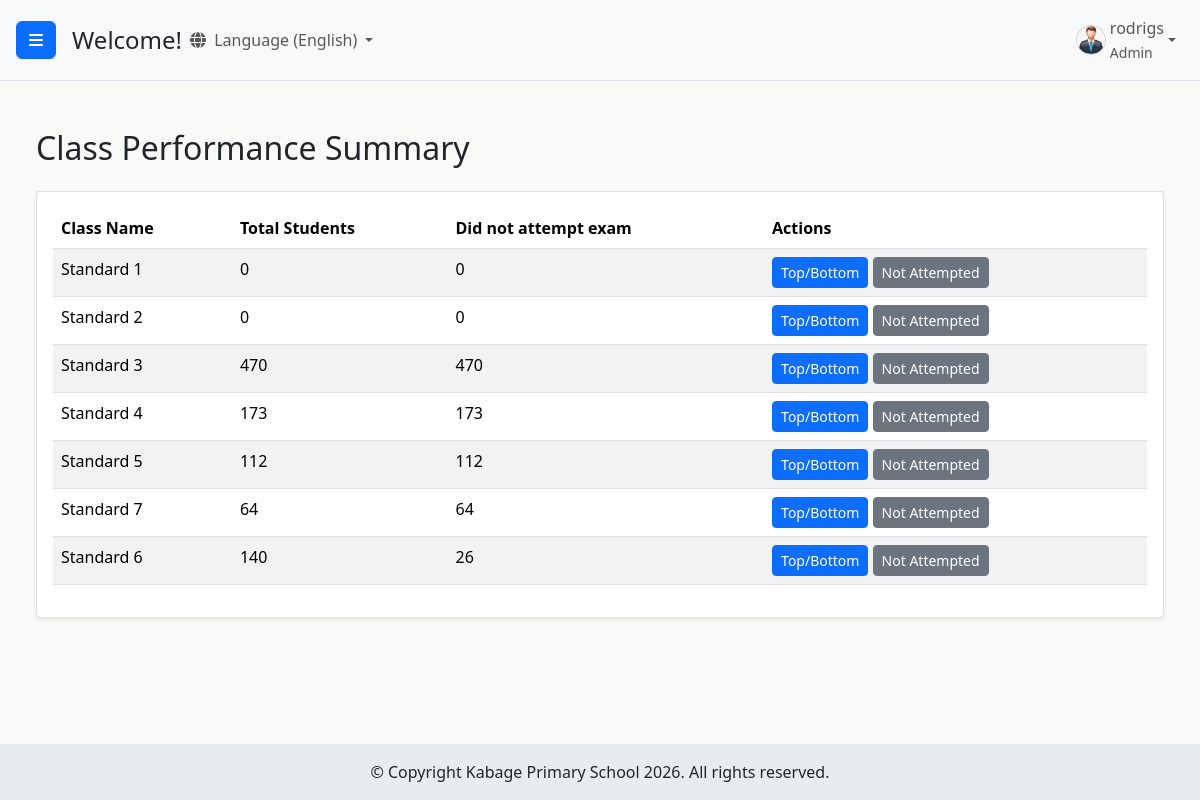
/reports/class-performance/ (signed in), run on the app's committed database.
### users/models.py (models this page shows, shortened)
class CustomUser(AbstractUser):
    ROLE_CHOICES = (
        ('admin', 'Admin'),
        ('headteacher', 'Head Teacher'),
        ('class_teacher', 'Class Teacher'),
        ('academic_teacher', 'Academic Teacher'),
        ('statistic_teacher', 'Statistic Teacher'),
        ('subject_teacher', 'Subject Teacher'),
    )
    GENDER_CHOICES = (
        ('M', 'Male'),
        ('F', 'Female'),
        ('O', 'Other'), # Optional: for inclusivity
    )
    role = models.CharField(max_length=20, choices=ROLE_CHOICES, default='academic_teacher')
    is_approved = models.BooleanField(default=False)
    phone_regex = RegexValidator(regex=r'^\+?1?\d{9,15}$',
                                 message="Phone number must be entered in the format: '+999999999'. Up to 15 digits allowed.")
    phone_number = models.CharField(validators=[phone_regex],
                                    max_length=17,
                                    blank=True,
                                    null=True,
                                    unique=True
                                    )
    gender = models.CharField(max_length=1, choices=GENDER_CHOICES, blank=True, null=True)
    address = models.CharField(max_length=255, blank=True, null=True) # <-- ADD THIS FIELD if it's not there
    security_question_1 = models.CharField(max_length=255, blank=True, null=True)
    security_answer_1 = models.CharField(max_length=255, blank=True, null=True)
    security_question_2 = models.CharField(max_length=255, blank=True, null=True)
    security_answer_2 = models.CharField(max_length=255, blank=True, null=True)
    security_question_3 = models.CharField(max_length=255, blank=True, null=True)
    security_answer_3 = models.CharField(max_length=255, blank=True, null=True)
    security_questions_set = models.BooleanField(default=False)
    groups = models.ManyToManyField(
        Group,
        verbose_name=('groups'),
        blank=True,
        help_text=(
            'The groups this user belongs to. A user will get all permissions '
            'granted to each of their groups.'
        ),
        related_name="customuser_set",
        related_query_name="customuser",
    )
    user_permissions = models.ManyToManyField(
        Permission,
        verbose_name=('user permissions'),
        blank=True,
        help_text=('Specific permissions for this user.'),
        related_name="customuser_set",
        related_query_name="customuser",
    )

### students/models.py (models this page shows, shortened)
class Class(models.Model):
    name = models.CharField(max_length=100, unique=True)
    class_teacher = models.OneToOneField(
        CustomUser,
        on_delete=models.SET_NULL,
        limit_choices_to={'role': 'class_teacher'},
        null=True,
        blank=True,
        related_name='assigned_class'
    )
    year = models.IntegerField(default=2025)
    subjects = models.ManyToManyField('Subject', related_name='classes_assigned') # Renamed related_name for clarity
    class Meta:
        verbose_name_plural = 'Classes'
        unique_together = ('name', 'year')

### reports/views.py (the view)
# urls.py: path('class-performance/', views.class_performance_summary, name='class_performance_summary'),
@role_required(['headteacher', 'academic_teacher', 'statistic_teacher', 'class_teacher'])
def class_performance_summary(request):
    classes = Class.objects.annotate(
        total_students=Count('students', distinct=True),
        students_with_marks=Count(
            'students',
            filter=Q(students__mark__score__isnull=False),
            distinct=True
        ),
        graduated_students=Count(
            'students',
            filter=Q(students__status='graduated'),
            distinct=True
        )
    ).annotate(
        not_attempted=F('total_students') - F('students_with_marks')
    )
    return render(request, 'reports/class_performance_summary.html', {'classes': classes})

### reports/utils.py (called while the page is built)
def has_role(user, roles):
    if not user.is_authenticated:
        return False
    if hasattr(user, 'role') and user.role in roles:
        return True
    if user.groups.filter(name__in=roles).exists():
        return True
    return user.is_superuser

def role_required(roles):
    def decorator(view_func):
        @wraps(view_func)
        def _wrapped(request, *args, **kwargs):
            if has_role(request.user, roles):
                return view_func(request, *args, **kwargs)
            return HttpResponseForbidden("You do not have permission to view this page.")
        return _wrapped
    return decorator

### reports/templates/reports/class_performance_summary.html (shortened to what this page needs)
{% extends "base.html" %}
{% load i18n %}
{% block content %}
<div class="container-fluid py-4">
    <h2 class="mb-4">Class Performance Summary</h2>
    <div class="card shadow-sm">
        <div class="card-body">
            {% if classes %}
            <div class="table-responsive">
                <table class="table table-hover table-striped">
                    <thead class="bg-light">
                        <tr>
                            <th scope="col">Class Name</th>
                            <th scope="col">Total Students</th>
                            <th scope="col">Did not attempt exam</th>
                            <th scope="col">Actions</th>
                        </tr>
                    </thead>
                    <tbody>
                        {% for class in classes %}
                        <tr>
                            <td>{{ class.name }}</td>
                            <td>{{ class.total_students }}</td>
                            <td>{{ class.not_attempted }}</td>
                            <td>
                                <a href="{% url 'reports:top_bottom_students' class_id=class.pk %}" class="btn btn-sm btn-primary">Top/Bottom</a>
                                <a href="{% url 'reports:not_attempted_students' class_id=class.pk %}" class="btn btn-sm btn-secondary">Not Attempted</a>
                            </td>
                        </tr>
                        {% endfor %}
                    </tbody>
                </table>
            </div>
            {% else %}
            <div class="alert alert-info" role="alert">
                No classes found to generate a performance summary.
            </div>
            {% endif %}
        </div>
    </div>
</div>
{% endblock content %}

### templates/base.html (shortened to what this page needs)
{% load static %}
{% load i18n %}
<!DOCTYPE html>
<html lang="en">
<head>
    <link href="https://cdn.jsdelivr.net/npm/bootstrap@5.3.3/dist/css/bootstrap.min.css" rel="stylesheet">
    <link rel="stylesheet" href="https://cdn.jsdelivr.net/npm/bootstrap-icons@1.10.5/font/bootstrap-icons.css">
    <link rel="stylesheet" href="https://cdnjs.cloudflare.com/ajax/libs/font-awesome/6.5.2/css/all.min.css" />
    {% block dashboard_css %}
        <link rel="stylesheet" href="{% static 'users/css/dashboard.css' %}">
    {% endblock %}
</head>
<body class="d-flex flex-column min-vh-100">
    {% block body_content %}
        <div class="d-flex flex-grow-1" id="wrapper">
            <div id="page-content-wrapper" class="flex-grow-1 d-flex flex-column">
                <nav class="navbar navbar-expand-lg navbar-light bg-light border-bottom">
                    <button class="btn btn-primary" id="menu-toggle">
                        <i class="fas fa-bars"></i>
                    </button>
                    <h4 class="ms-3 my-0">{% block page_heading %}Welcome!{% endblock %}</h4>
                    {% get_current_language as LANGUAGE_CODE %}
                <div class="collapse navbar-collapse" id="navbarSupportedContent">
                    <ul class="navbar-nav me-auto mt-2 mt-lg-0">
                        <li class="nav-item dropdown">
                            <a class="nav-link dropdown-toggle" href="#" id="navbarDropdownLanguage" role="button" data-bs-toggle="dropdown" aria-expanded="false">
                                <i class="fas fa-globe me-1"></i>
                                {% if LANGUAGE_CODE == 'en' %}{% translate "Language" %} (English){% else %}{% translate "Language" %} (Kiswahili){% endif %}
                            </a>
                                {% get_language_info for 'en' as lang_en %}
                                {% get_language_info for 'sw' as lang_sw %}
                        </li>
                    </ul>
                    <ul class="navbar-nav mt-2 mt-lg-0">
                        {% if user.is_authenticated %}
                            <li class="nav-item dropdown">
                                <a class="nav-link dropdown-toggle d-flex align-items-center" href="#" id="navbarDropdownDashboard" role="button" data-bs-toggle="dropdown" data-bs-display="static" aria-expanded="false">
                                    {% if user.gender == 'M' %}
                                        <img src="{% static 'users/img/male_icon.png' %}" alt="Male User Icon" class="rounded-circle me-1" style="width: 30px; height: 30px; object-fit: cover;">
                                    {% elif user.gender == 'F' %}
                                        <img src="{% static 'users/img/female_icon.png' %}" alt="Female User Icon" class="rounded-circle me-1" style="width: 30px; height: 30px; object-fit: cover;">
                                    {% else %}
                                        <i class="fas fa-user me-1"></i>
                                    {% endif %}
                                    <span>
                                        {% if user.first_name and user.last_name %}
                                            {{ user.first_name }} {{ user.last_name }}
                                        {% else %}
                                            {{ user.username }}
                                        {% endif %}
                                        {% if user.role %}
                                            <br><small>{{ user.get_role_display }}</small>
                                        {% endif %}
                                    </span>
                                </a>
                            </li>
                        {% else %}
                            <li class="nav-item">
                                <a class="nav-link" href="{% url 'login' %}">{% translate "Login" %}</a>
                            </li>
                        {% endif %}
                    </ul>
                </div>
                </nav>
                <div id="main-content-area" class="flex-grow-1 overflow-auto">
                    {% block content %}{% endblock %}
                </div>
            </div>
        </div>
    {% endblock body_content %}
    <footer id="main-site-footer" class="text-dark text-center py-3">
        <div class="container-fluid">
            <p class="mb-0">&copy; Copyright Kabage Primary School {% now "Y" %}. All rights reserved.</p>
        </div>
    </footer>
</body>
</html>

### users/static/users/css/dashboard.css (style rules this page uses)
html, body { height: 100%; margin: 0; padding: 0; font-family: 'Segoe UI', Tahoma, Geneva, Verdana, sans-serif; overflow-x: hidden; }
body { display: flex; flex-direction: column; min-height: 100vh; }
#wrapper { display: flex; flex-grow: 1; width: 100%; overflow: hidden; }
#page-content-wrapper { display: flex; flex-direction: column; flex-grow: 1; overflow-x: hidden; width: 100%; transition: margin .25s ease-out; }
#main-content-area { flex-grow: 1; padding: 1.5rem; background-color: #f9faf8; padding-bottom: 70px; }
@media (min-width: 768px) { #page-content-wrapper { width: calc(100% - 250px); } }
#page-content-wrapper .navbar { padding: 0.5rem 1rem; }
.navbar-nav .nav-item .nav-link img { border: 1px solid #ccc; }
#main-site-footer { background-color: #e9ecef; color: #343a40; text-align: center; padding: 1rem 0; width: 100%; flex-shrink: 0; z-index: 10; }
.card { border: 1px solid rgba(0,0,0,.125); border-radius: 0.25rem; background-color: #fff; box-shadow: 0 0.125rem 0.25rem rgba(0,0,0,.075); height: 100%; display: flex; flex-direction: column; }
#wrapper { display: flex; }
#page-content-wrapper { min-width: 0; width: 100%; display: flex; flex-direction: column; }

### data on the page
CustomUser: username "rodrigs", role "Admin"
Class: name "Standard 1", total_students "0", not_attempted "0"
Class: name "Standard 2", total_students "0", not_attempted "0"
Class: name "Standard 3", total_students "470", not_attempted "470"
Class: name "Standard 4", total_students "173", not_attempted "173"
Class: name "Standard 5", total_students "112", not_attempted "112"
Class: name "Standard 7", total_students "64", not_attempted "64"
Class: name "Standard 6", total_students "140", not_attempted "26"
